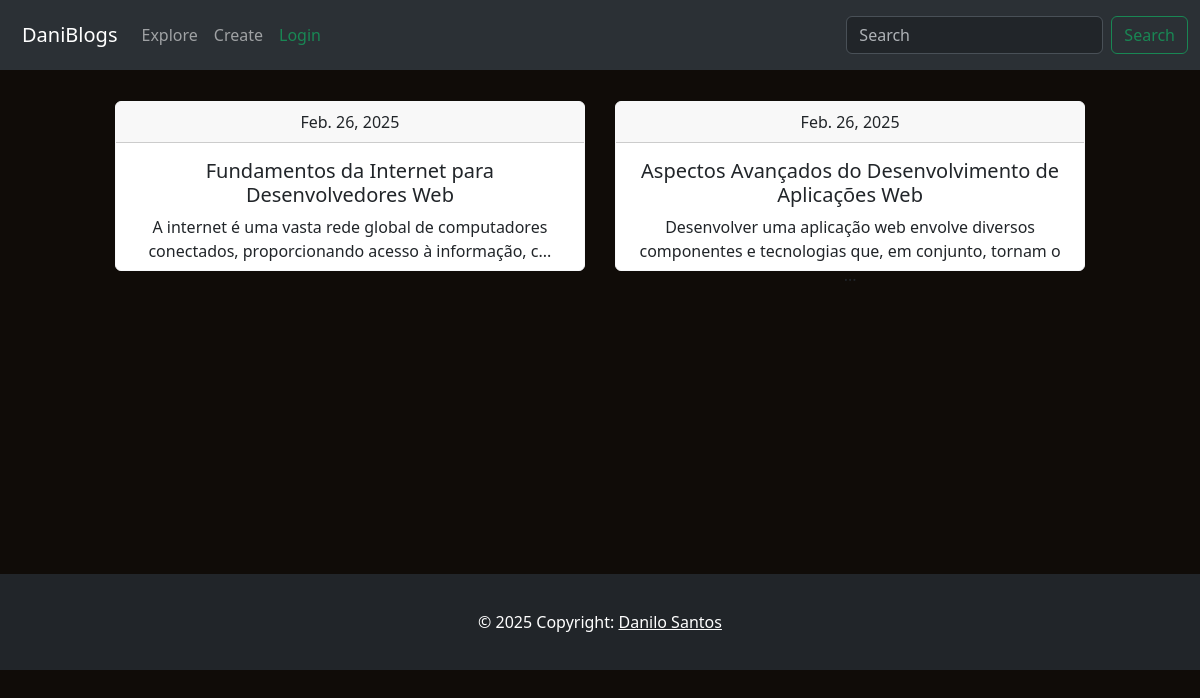
The page / on the database its author committed.
### blog_app/models.py (models this page shows, shortened)
class Post(models.Model):
    title = models.CharField("Título", max_length=255)
    content = models.TextField("Conteúdo")
    date_published = models.DateField("Data de publicação", auto_now_add=True)
    slug = models.CharField("Slug", max_length=255, unique=True, editable=False)

### blog_app/views.py (the view)
# urls.py: path("", post_list, name="post_list"),
def post_list(request):
    posts = Post.objects.all()
    if request.method == "POST":
        title = request.POST.get("search", "").strip()
        if title:
            posts = posts.filter(title__icontains=title)
    for post in posts:
        post.truncated_content = post.content[:100] + "..." if len(post.content) > 150 else post.content
    return render(request, "post_list.html", {"posts": posts})

### blog_app/templates/post_list.html (shortened to what this page needs)
{% extends "base.html" %}
{% block content_nav %}
<form class="d-flex" method="POST" action="{% url 'post_list' %}">
  <input class="form-control me-2" type="search" placeholder="Search" aria-label="Search" name="search">
  <button class="btn btn-outline-success" type="submit">Search</button>
</form>
{% endblock %}
{% block content %}
  {% for post in posts %}
      <a href="{% url 'post_detail' post.slug %}" class="btn btn-link" style="text-decoration: none;">
        <div class="card border-light mb-3" style="width: 470px; height: 170px;">
          <div class="card-header">{{post.date_published}}</div>
          <div class="card-body">
            <h5 class="card-title">{{post.title}}</h5>
            <p class="card-text">{{post.truncated_content}}</p>
          </div>
        </div>
      </a>
  {% endfor %}
{% endblock %}

### blog_app/templates/base.html (shortened to what this page needs)
<!DOCTYPE html>
<html lang="en">
<head>
  <link href="https://cdn.jsdelivr.net/npm/bootstrap@5.3.3/dist/css/bootstrap.min.css" rel="stylesheet">
</head>
<body style="background-color:#100C08;">
  <header>
    <nav class="navbar navbar-expand-lg bg-body-tertiary" data-bs-theme="dark" style="height:70px;">
      <div class="container-fluid">
        <a style="margin-left:10px"  class="navbar-brand">DaniBlogs</a>
        <div class="collapse navbar-collapse" id="navbarTogglerDemo03">
          <ul class="navbar-nav me-auto mb-2 mb-lg-0">
            <li class="nav-item">
              <a class="nav-link" aria-current="page" href="{% url 'post_list' %}">Explore</a>
            </li>
            <li class="nav-item">
              <a class="nav-link" href="{% url 'add_post' %}">Create</a>
            </li>
            {% if user.is_authenticated %}
              <li class="nav-item">
                <a class="nav-link text-danger" href="{% url 'logout' %}">Logout <b>{{user.first_name}}</b></a>
              </li>
            {% else %}
              <li class="nav-item">
                <a class="nav-link text-success" href="{% url 'login' %}">Login</a>
              </li>
            {% endif %}
          </ul>
          {% block content_nav %}
          {% endblock %}
        </div>
      </div>
    </nav>
  </header>
  <main style="min-height: 420px; margin-bottom: 60px; ">
    <div class="container mt-4" style="text-align:center">
      {% block content %}{% endblock %}
    </div>
  </main>
  <footer class="bg-dark text-center text-white" style="position: relative; bottom: 0; left: 0; width: 100%; padding: 20px;">
    <div class="text-center p-3">
      © 2025 Copyright:
      <a class="text-white" href="github.com/DaniDMoura">Danilo Santos</a>
    </div>
  </footer>
</body>
</html>

### rows shown on the page
Post: date_published "Feb. 26, 2025", title "Fundamentos da Internet para Desenvolvedores Web", truncated_content "A internet é uma vasta rede global de computadores conectados, proporcionando acesso à informação, c..."
Post: date_published "Feb. 26, 2025", title "Aspectos Avançados do Desenvolvimento de Aplicações Web", truncated_content "Desenvolver uma aplicação web envolve diversos componentes e tecnologias que, em conjunto, tornam o ..."
